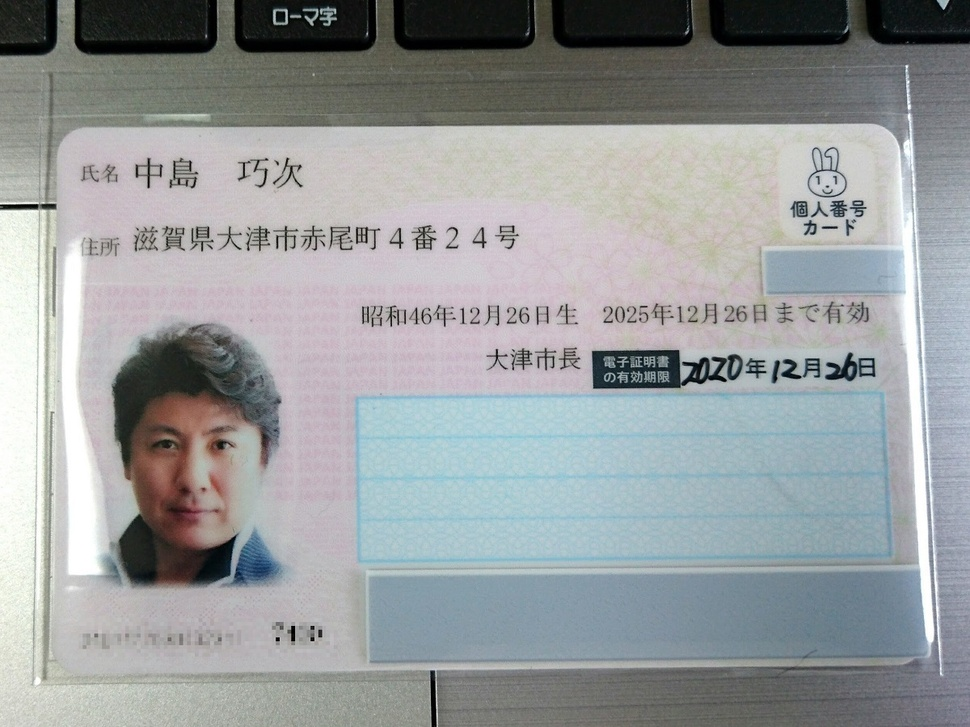
#> input picture restoration/image/mynumber08.jpg, 970 x 727 px, shrunk from 1200 x 899 before the run
$ jupyter execute restoration_image.ipynb
#> lines starting #> are read from the running program, lines starting #| are printed output that depends on the picture
[cell 1]
#  画像1つに対して、パラメーター４つのラベルをつける

import matplotlib.pyplot as plt
import cv2
import numpy as np
import random


#  以下は画像を読み込んで、回転、拡大縮小、平行移動する処理


# パラメーター一覧
#  生成する画像の数
num_image = 5
#  生成する画像の一辺のサイズ（正方形を想定）
image_size=200
# 以下の範囲内でランダムに画像を拡大、縮小。
#  画像を縮小するときの最小%
size_min = 70
#  画像を拡大するときの最大%
size_max = 120
# 画像を回転させる時の最大角度
ang_max = 360


label_list=[]
images = []
for i in range(num_image):

    img = cv2.imread('image/mynumber08.jpg')
#> img is the input picture: shape (727, 970, 3); mean B, G, R 157.1, 155.7, 151.8

    row ,col ,ch = img.shape
#> row = 727; col = 970; ch = 3
    #画像のサイズ
    scale = random.randint(size_min,size_max)
    scale = scale / 100

    #　平行移動のパラメーター
    move = image_size/ 2
    dy =random.randint(0,move)
    dx =random.randint(0,move)

    # 回転角度
    ang = random.randint(0,ang_max)

    # これらのパラメーターをラベルとして格納
    label_list.append([scale,row,col,ang])


   #  回転、拡大縮小を実施
    M = cv2.getRotationMatrix2D( (col/2 , row/2), ang,scale)
    dst = cv2.warpAffine(img,M,(col,row))
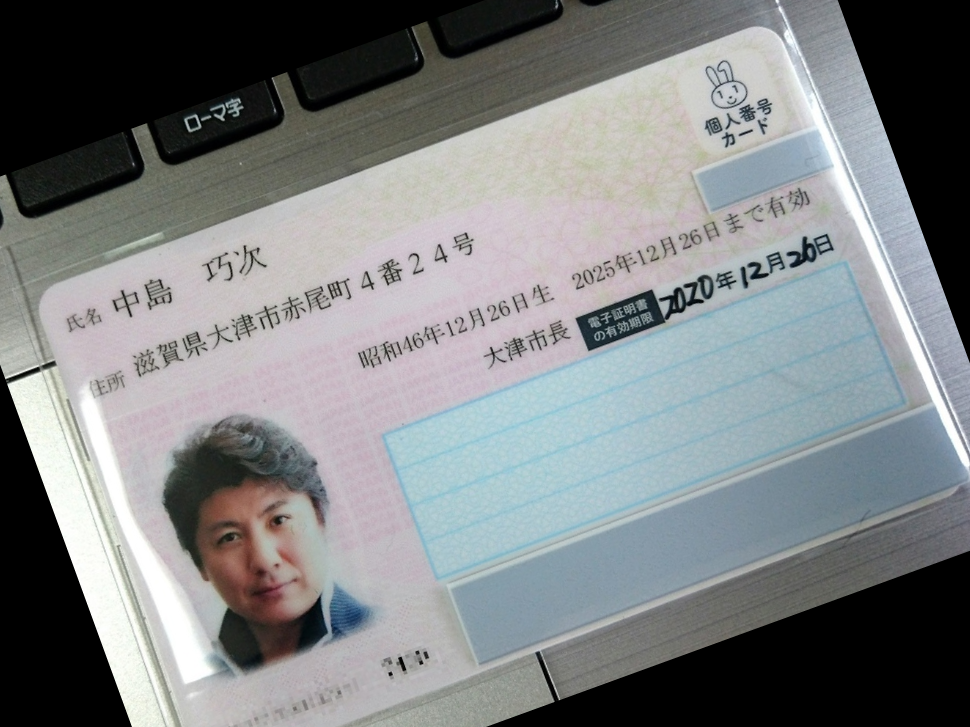
#> dst: shape (727, 970, 3); mean B, G, R 130, 128.7, 125.4
    #  平行移動を実施　横への移動はdx  縦への移動はdy
    M1 = np.float64([[1,0,dx],[0,1,dy]])
    dst2 = cv2.warpAffine(dst,M1,(col,row))
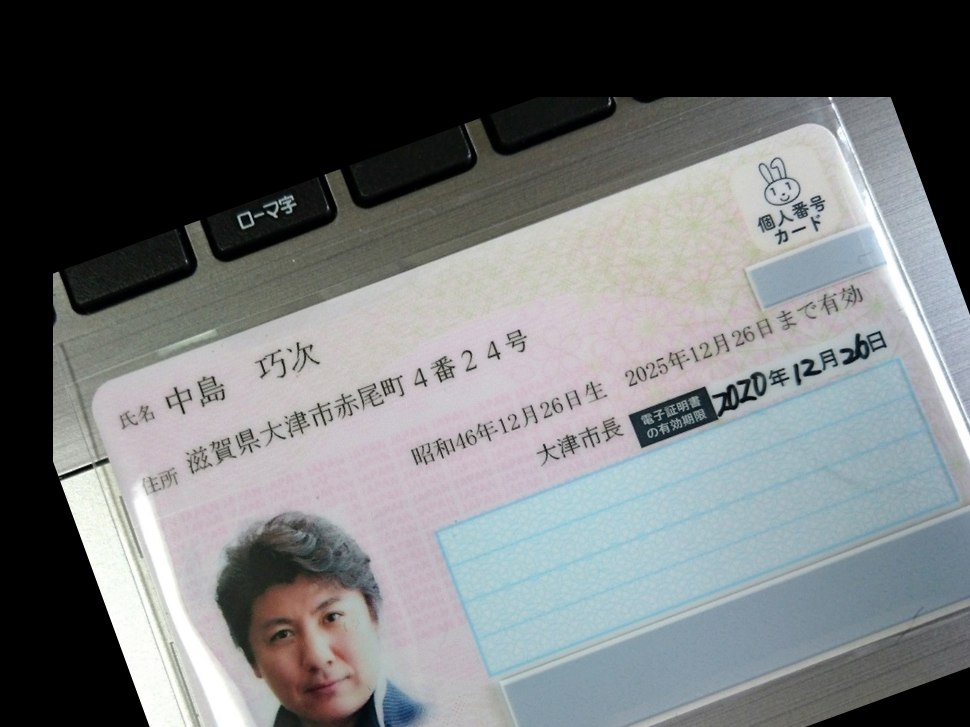
#> dst2: shape (727, 970, 3); mean B, G, R 115.5, 114.3, 111.2

    cv2.imwrite('gene_image/new_image'+str(i)+'.jpg', dst2)
    images.append(dst2)


print('label:',label_list)

#  変形した画像を表示
IMG = np.array(images)
for num , imge in enumerate(IMG):
    print('{}枚目'.format(num+1))
    plt.imshow(cv2.cvtColor(imge, cv2.COLOR_BGR2RGB))
    plt.show()


# ここから変形した画像を元に戻す処理
#  上の処理で決まった　scale=拡大縮小率　row＝縦移動　col=横移動　ang=回転角度　を使って復元。

print('これ以降、画像復元')
return_images=[]
for idx,img in enumerate(IMG):
    scale = label_list[idx][0]
    row = label_list[idx][1]
    col = label_list[idx][2]
    ang= label_list[idx][3]
    sca=1/scale
    M = cv2.getRotationMatrix2D( (col/2 , row/2), -ang,sca)
    dst = cv2.warpAffine(img,M,(col,row))
    M1 = np.float64([[1,0,-dx],[0,1,-dy]])
    dst2 = cv2.warpAffine(dst,M1,(col,row))
    return_images.append(dst2)
#> this loop made 5 passes
#> pass 1, `dst = cv2.warpAffine(img,M,(col,row))`:
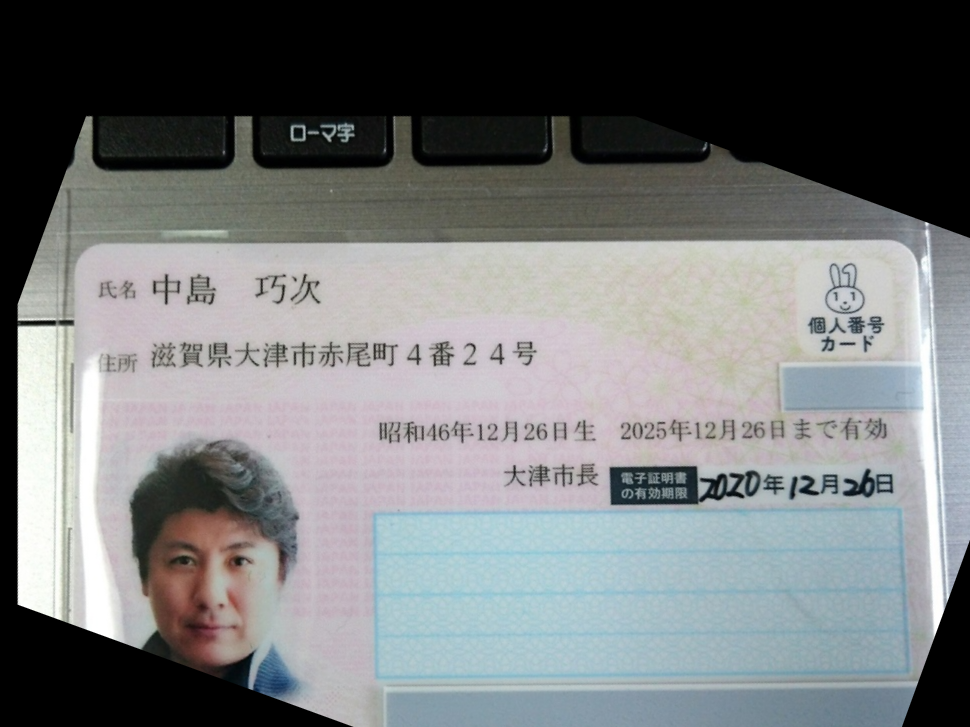
#> dst: shape (727, 970, 3); mean of channels 0, 1, 2 121.3, 120.3, 117.5; drawn as B, G, R
#> pass 1, `dst2 = cv2.warpAffine(dst,M1,(col,row))`:
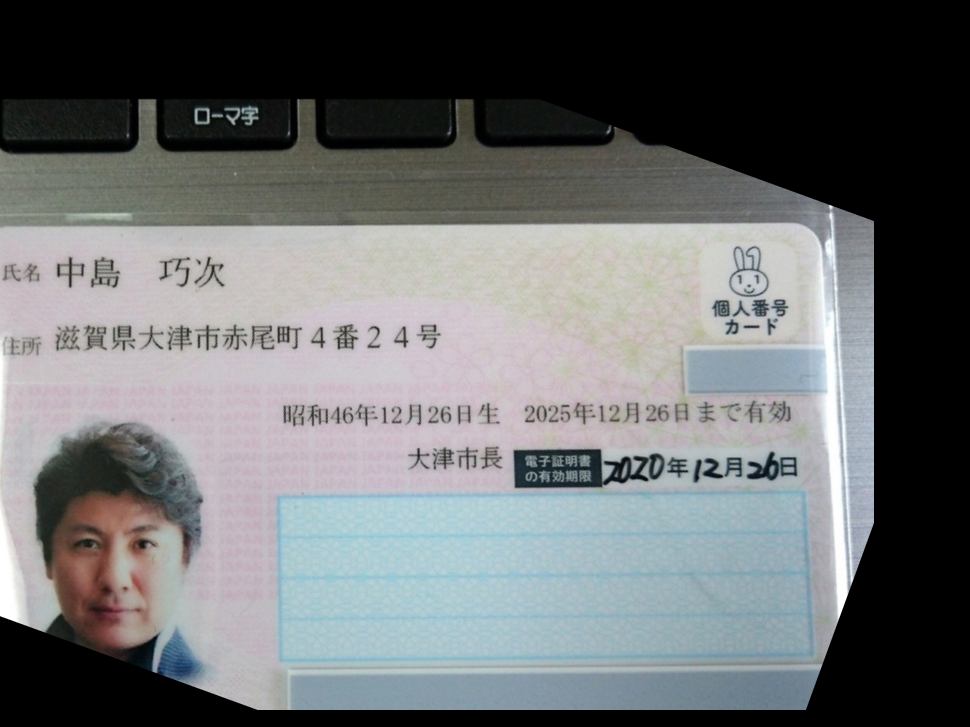
#> dst2: shape (727, 970, 3); mean of channels 0, 1, 2 111.9, 110.6, 107.9; drawn as B, G, R
#> pass 2, `dst2 = cv2.warpAffine(dst,M1,(col,row))`:
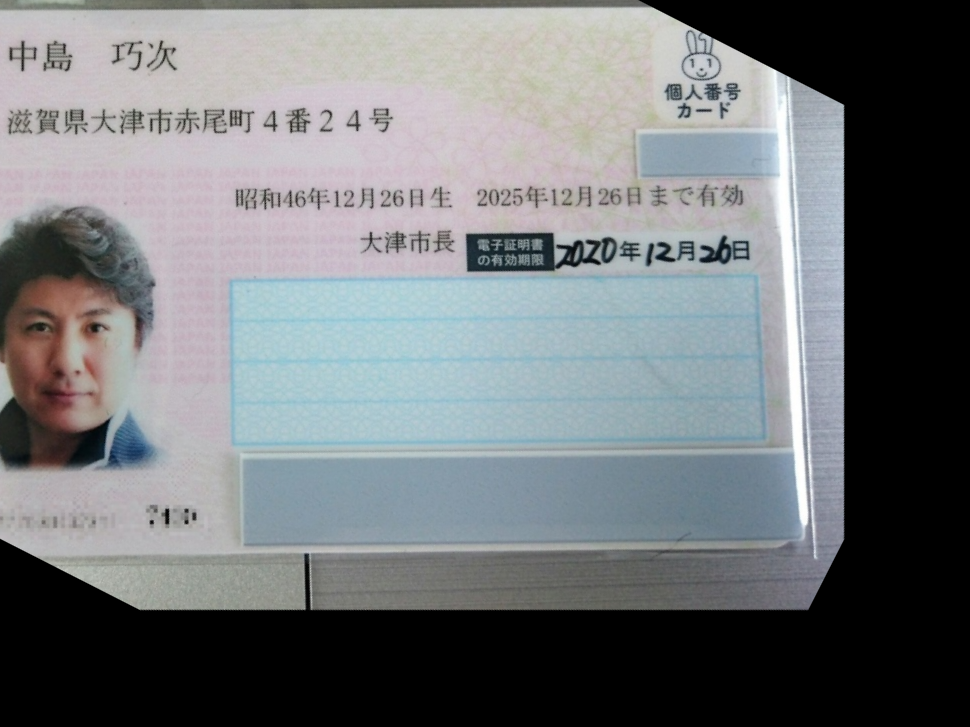
#> dst2: shape (727, 970, 3); mean of channels 0, 1, 2 120.4, 117.8, 114.3; drawn as B, G, R
#> after the loop:
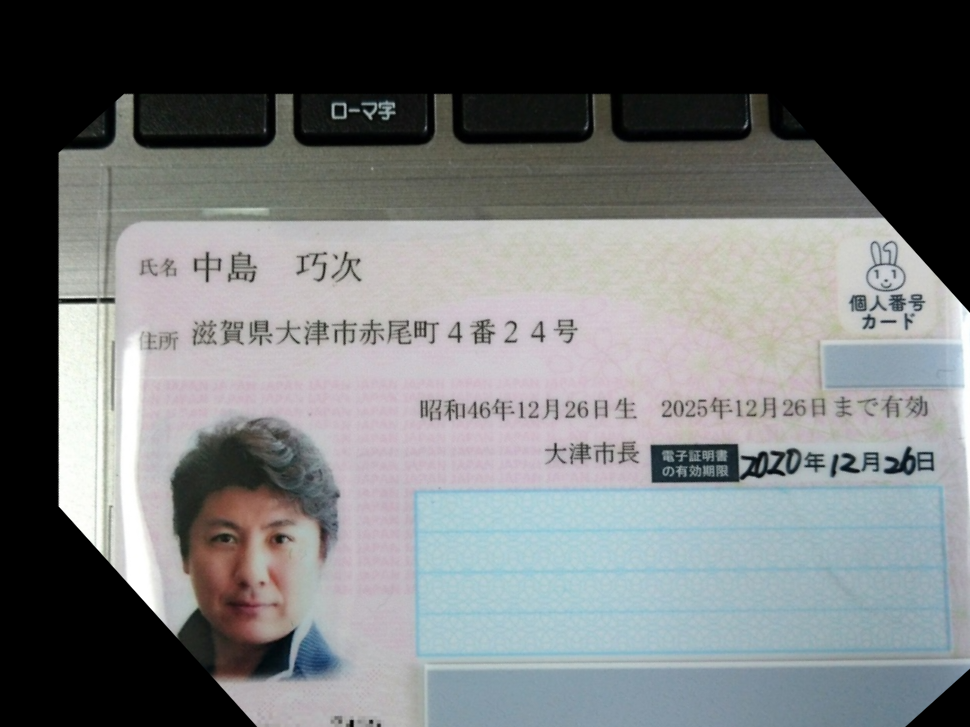
#> dst: shape (727, 970, 3); mean of channels 0, 1, 2 119.5, 118.4, 115.5; drawn as B, G, R

IMG = np.array(return_images)
for num ,img in enumerate(IMG):
    print('{}枚目'.format(num+1))
    plt.imshow(cv2.cvtColor(img, cv2.COLOR_BGR2RGB))
    plt.show()
